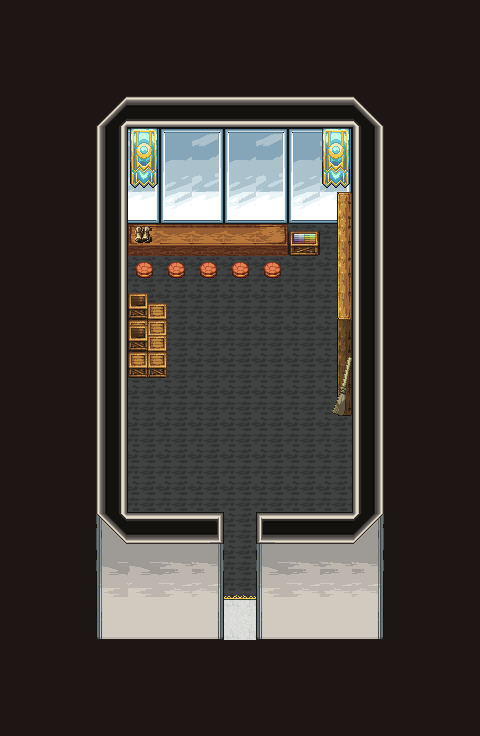

A level layout from a 2D game, rendered from its tile map. Below: a short description, then the map file with tile-grid data replaced by summaries:
An orthogonal 15x23 tile map with 32x32 px tiles, 13 tile layers (black, floor, carpet, wall1, ...).

<map version="1.9" tiledversion="1.9.1" orientation="orthogonal" renderorder="right-down" width="15" height="23" tilewidth="32" tileheight="32" infinite="0" nextlayerid="14" nextobjectid="1">
  <tileset firstgid="1" source="../21_tsx/Church_town.tsx" />
  <layer id="5" name="black" width="15" height="23">
    <data>[345 cells, 2 non-empty, 1 distinct tile ids]</data>
  </layer>
  <layer id="1" name="floor" width="15" height="23">
    <data>[345 cells, 132 non-empty, 1 distinct tile ids]</data>
  </layer>
  <layer id="9" name="carpet" width="15" height="23">
    <data>[345 cells, 72 non-empty, 2 distinct tile ids]</data>
  </layer>
  <layer id="3" name="wall1" width="15" height="23">
    <data>[345 cells, 80 non-empty, 25 distinct tile ids]</data>
  </layer>
  <layer id="8" name="shadow" width="15" height="23">
    <data>[345 cells, 0 non-empty, 0 distinct tile ids]</data>
  </layer>
  <layer id="6" name="furniture1" width="15" height="23">
    <data>[345 cells, 27 non-empty, 12 distinct tile ids]</data>
  </layer>
  <layer id="7" name="furniture2" width="15" height="23">
    <data>[345 cells, 20 non-empty, 12 distinct tile ids]</data>
  </layer>
  <layer id="12" name="furniture3" width="15" height="23">
    <data>[345 cells, 5 non-empty, 4 distinct tile ids]</data>
  </layer>
  <layer id="10" name="chara" width="15" height="23">
    <data>[345 cells, 0 non-empty, 0 distinct tile ids]</data>
  </layer>
  <layer id="11" name="furniture4" width="15" height="23">
    <data>[345 cells, 2 non-empty, 2 distinct tile ids]</data>
  </layer>
  <layer id="13" name="furniture5" width="15" height="23">
    <data>[345 cells, 0 non-empty, 0 distinct tile ids]</data>
  </layer>
  <layer id="4" name="wall2" width="15" height="23">
    <data>[345 cells, 8 non-empty, 6 distinct tile ids]</data>
  </layer>
  <layer id="2" name="black" width="15" height="23">
    <data>[345 cells, 192 non-empty, 1 distinct tile ids]</data>
  </layer>
</map>
